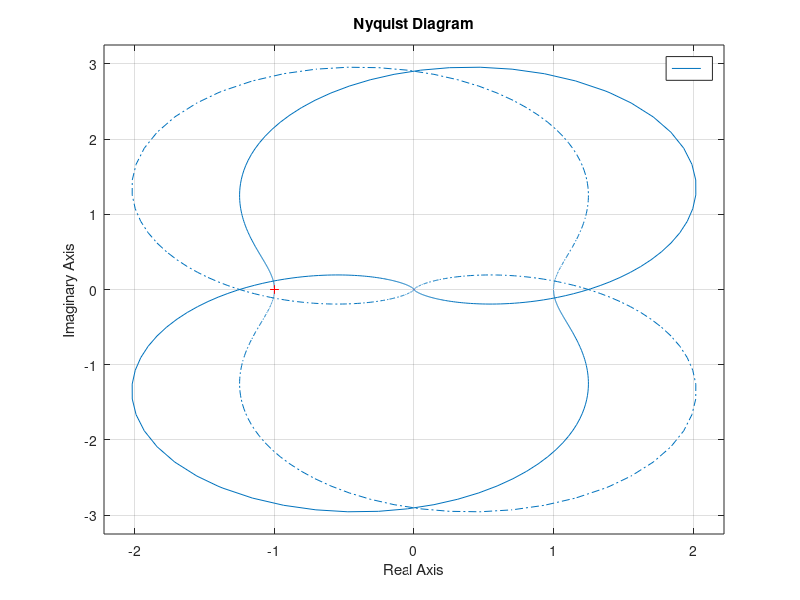
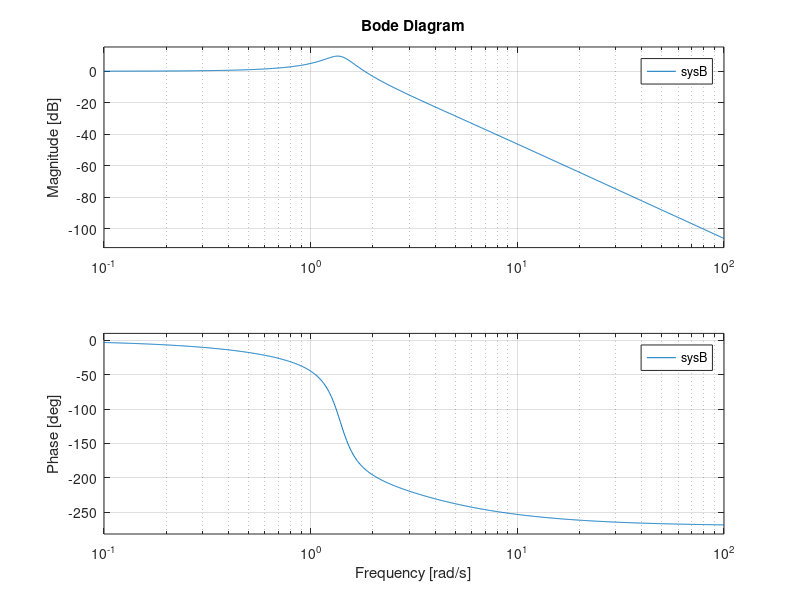
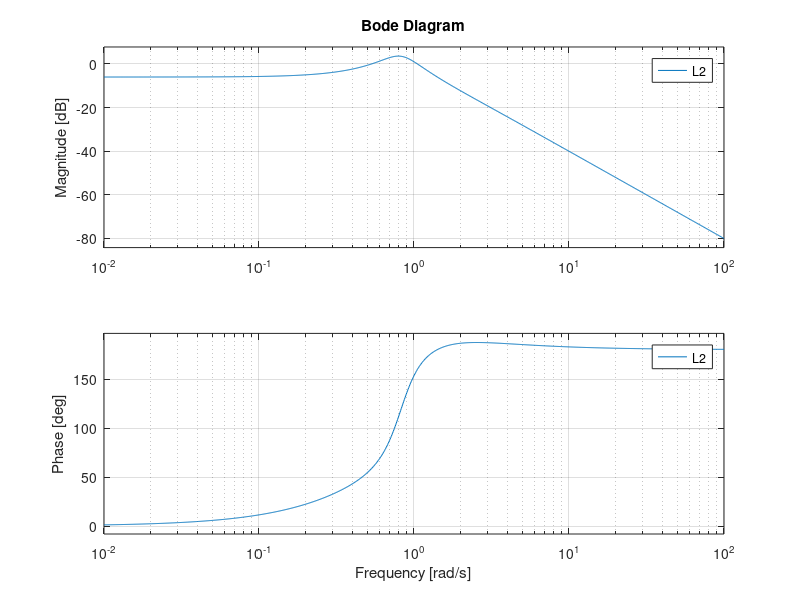
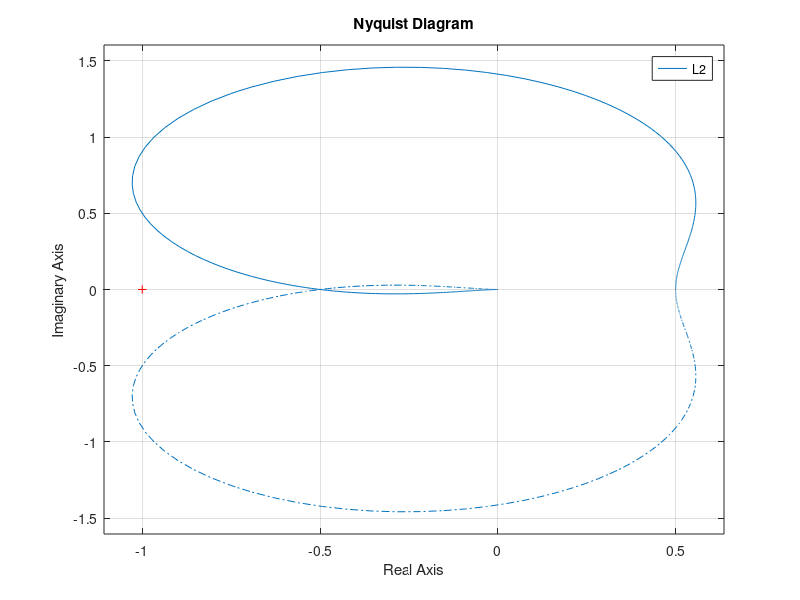

Write the MATLAB code that produced these figures, in order.
clear;
clc;
%%PSS 6
% sys = tf([1],[1 3 4 1]);
% syscouter = tf([-1],[1 3 4 1]);
% figure(1)
% nyquist(sys)
% hold on
% nyquist(syscouter)
 
%%P1
%A
sysB = tf(5,[1 3 3 5]);
figure(1)
nyquist(sysB)
hold on
nyquist(-sysB)
Pb = pole(sysB);
%B
[num1,den1] = tfdata(feedback(-0.5*sysB,1));
check1B = roots(den1{1});
%% C
%figure(2)
w1 = logspace(-1,1,100);
[mag1,phase1,wout1] = bode(sysB);

figure(2);
bode(sysB);
grid on;

% iphase = find(phase1(1,1,:) == -180);
% iomega = w1(iphase);
% imag = mag1(iphase);

%% D
[num1D,den1D] = tfdata(feedback(0.6*sysB,1));
check1D = roots(den1D{1})

%% 2
P2 = tf(1,[1 1 0 1]);
C2 = tf([1 0.5],1);
L2 = P2*C2;
% A
figure(3)
bode(L2)
grid on;

%B
figure(4)
nyquist(L2)

%% 3
L3 = tf([1 -2],[1 -4 3]);

figure(6)
nyquist(L3)
hold on
poles3 = pole(L3)

%% 4
 
% A
L4 = tf([1 1],[1 -1 0 0]);
figure(10)
nyquist(L4)
pole4 = pole(L4)


%C
figure(11)
nyquist(L4)
[num4a,den4a] = tfdata(feedback(1.2*L4,1));
check4C1 = roots(den4a{1})
[num4b,den4b] = tfdata(feedback(-1.2*L4,1));
check4C2 = roots(den4b{1})